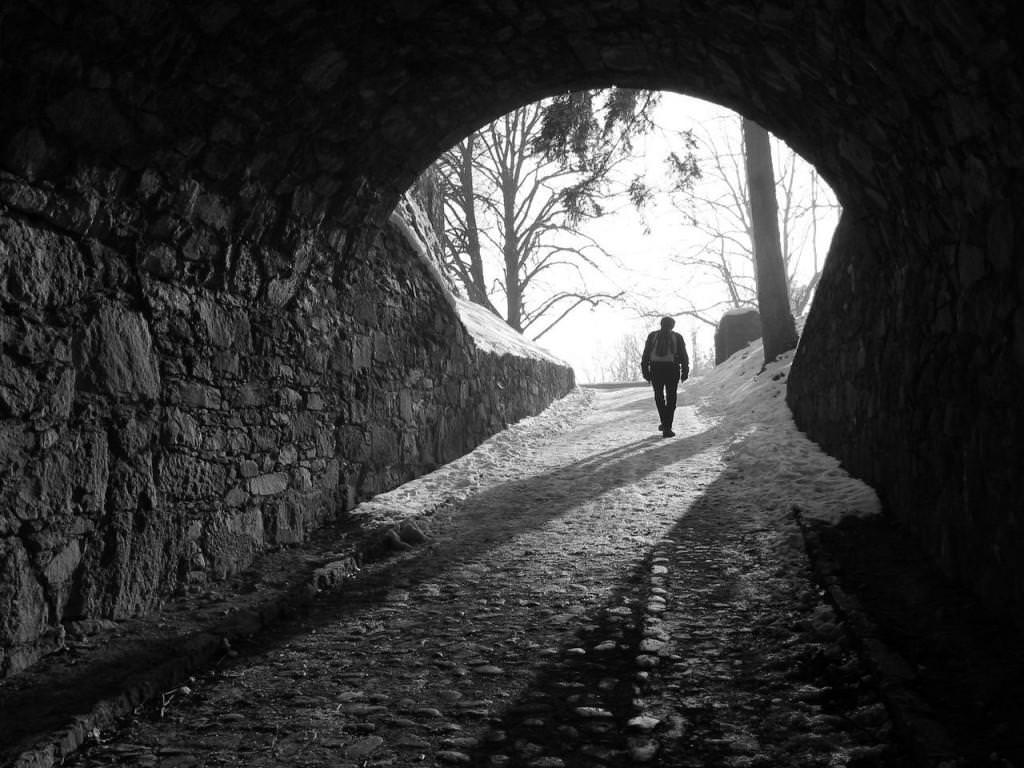
//> input picture dgmd341-digital-image-processing/assignments/homomorphic-filtering/images/input.jpeg, 1024 x 768 px
$ ./main   (built with g++ and OpenCV 4)
//> lines starting //> are read from the running program, lines starting //| are printed output that depends on the picture
#include <opencv2/highgui.hpp>

using namespace cv;

Mat preprocess(const Mat& img) {
    Mat ret;

    log(img + 1, ret);
    dft(ret, ret, DFT_COMPLEX_OUTPUT);

    return ret;
}

Mat postprocess(const Mat& img) {
    Mat ret;

    dft(img, ret, DFT_INVERSE | DFT_REAL_OUTPUT | DFT_SCALE);
    exp(ret, ret);

    return ret - 1;
}

Mat homomorphic_filter(const Mat& img) {
    Mat ret = preprocess(img);

    const float d0 = 20.f;
    const float gamma_h = 3.7f;
    const float gamma_l = 0.8f;
    const float c = 1.f;

    for (Point p(0, 0); p.y < img.rows; p.y++) {
        for (p.x = 0; p.x < img.cols; p.x++) {
            float dx = p.x < img.cols / 2 ? p.x : img.cols - p.x;
            float dy = p.y < img.rows / 2 ? p.y : img.rows - p.y;
            float d = sqrtf(dx * dx + dy * dy);

            float gaussian = 1 - expf(-c * ((d * d) / (d0 * d0)));
            float h = (gamma_h - gamma_l) * gaussian + gamma_l;

            ret.at<Vec2f>(p) = ret.at<Vec2f>(p) * h;
        }
    }

    return postprocess(ret);
}

int main() {
    Mat img = imread("images/input.jpeg", 0);
//> img is the input picture: 768 rows x 1024 cols, CV_8UC1; min 0, max 255, mean 56.8
    img.convertTo(img, CV_32FC1, 1 / 255.f);
//> img: 768 rows x 1024 cols, CV_32FC1

    Mat filtered = homomorphic_filter(img);
//> in postprocess, `dft(img, ret, DFT_INVERSE | DFT_REAL_OUTPUT | DFT_SCALE);`:
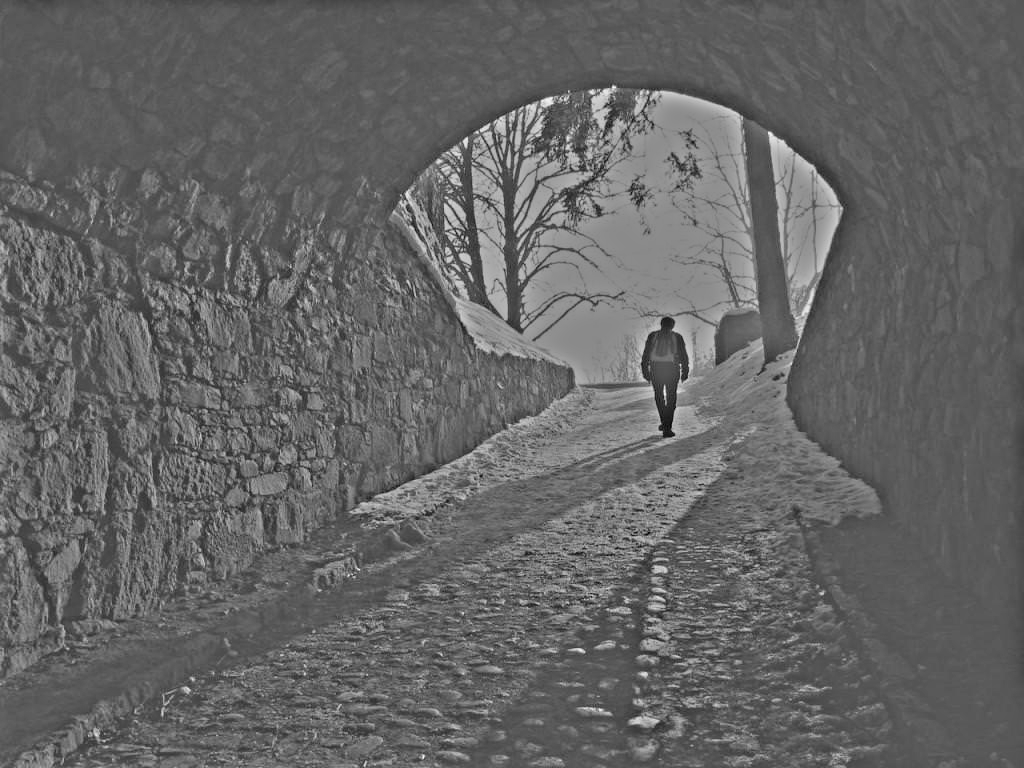
//> ret: 768 rows x 1024 cols, CV_32FC1; min -0.997, max 1.87, mean 0.145; drawn with min black and max white
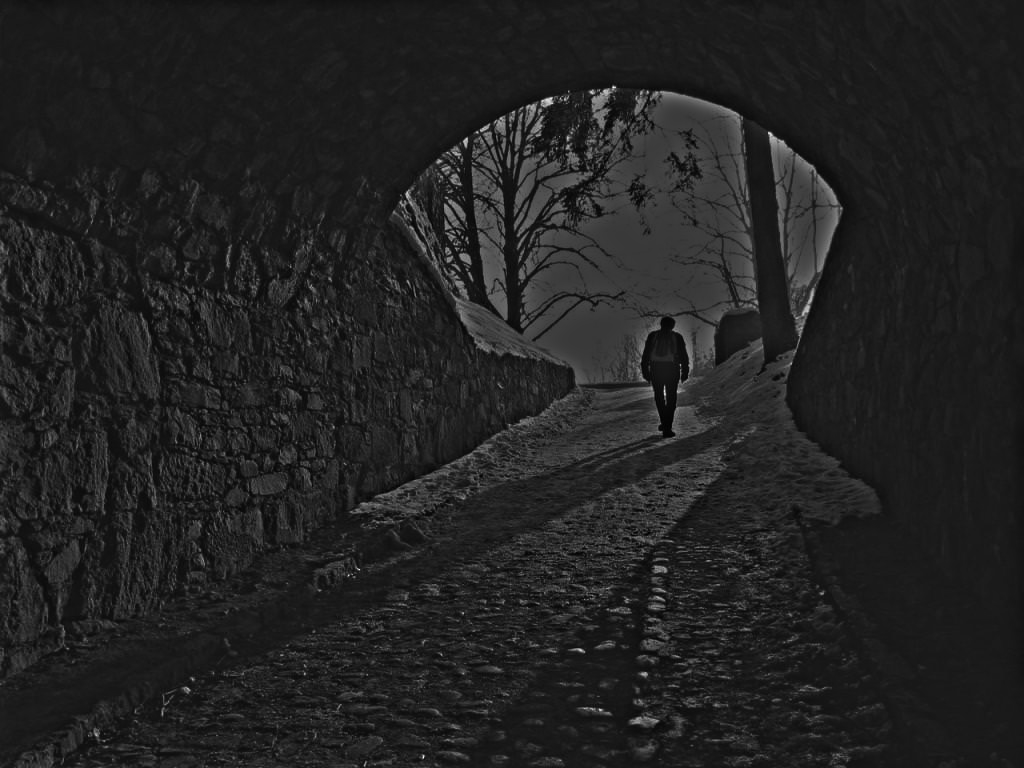
//> filtered: 768 rows x 1024 cols, CV_32FC1; min -0.631, max 5.51, mean 0.209; drawn with min black and max white

    imshow("Original image", img);
    imshow("Filtered image", filtered);

    waitKey();
}
